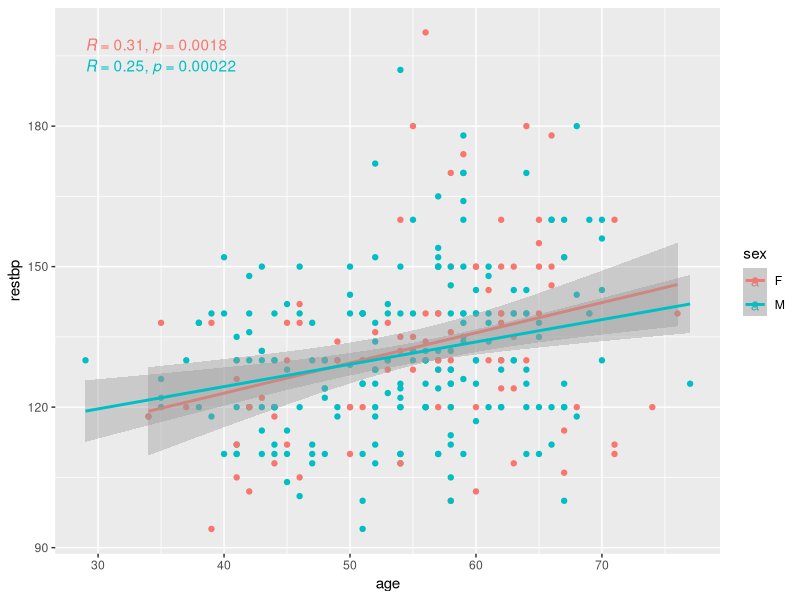

Write R code to recreate this figure.
## ---- chunk 1
#| echo: false
# Load ggplot2 AND ggpubr packages
library(ggplot2)
library(ggpubr)

# Open heart.csv and save as a dataframe
heart_df <- read.csv("../Datasets/heart.csv") 

# Plot the heart data as before but setting color to the sex column
ggplot(heart_df, aes(x = age, y = restbp, color = sex)) +
  geom_point() +
  # add a pearson correlation from the stat_cor function
  stat_cor(method = 'pearson') +
  # add linear regression line using geom_smooth
  geom_smooth(method='lm', formula= y~x)
